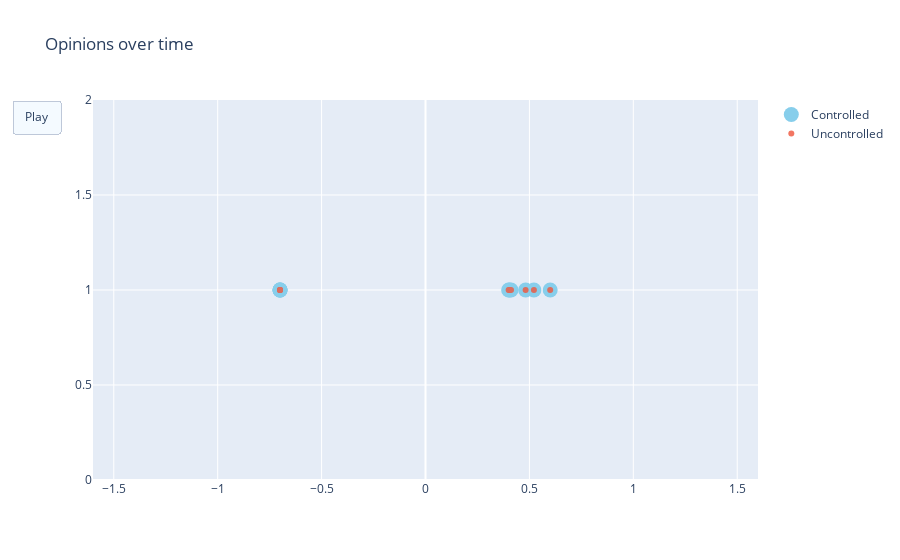

Notebook source saved alongside this figure:
### Code cell
fig = go.Figure(
    data=[go.Scatter(x=c_xs[:, 0].flatten(), y=np.ones(eq.var_dim-1),
                         mode='markers',
                         name="Controlled", marker=dict(color='SkyBlue', size=15)),
         go.Scatter(x=uc_xs[:, 0].flatten(), y=np.ones(eq.var_dim-1),
                         mode='markers',
                         name="Uncontrolled", opacity=0.8)],
    layout=go.Layout(
        xaxis=dict(range=[-1.6, 1.6], autorange=False),
        yaxis=dict(range=[0, 2], autorange=False),
        title="Opinions over time",
        updatemenus=[dict(
            type="buttons",
            buttons=[dict(label="Play",
                          method="animate",
                          args=[None, {"frame": {"duration": 25, 
                                                                        "redraw": False},
                                                              "fromcurrent": True, 
                                                              "transition": {"duration": 0.1}}])])]
    ),
    frames=[go.Frame(data=[go.Scatter(x=c_xs[:, i].flatten(), y=np.ones(eq.var_dim-1),
                         mode='markers',
                         name="Controlled", marker=dict(color='SkyBlue', size=15)),
                          go.Scatter(x=uc_xs[:, i].flatten(), y=np.ones(eq.var_dim-1),
                         mode='markers',
                         name="Uncontrolled", opacity=0.8)]) for i in range(c_xs.shape[1])]
)
fig.update_layout(transition = {'duration': 0.1})
fig.show()

### Figure 1 — Plotly figure (JSON) as saved in the notebook; plotly's stock layout.template omitted (floating-point values rounded to 4 significant figures)
{"data": [{"marker": {"color": "SkyBlue", "size": 15}, "mode": "markers", "name": "Controlled", "type": "scatter", "x": [-0.7, -0.7, -0.7, -0.7, 0.4039, 0.5217, 0.6, 0.4, 0.4116, 0.4817], "y": [1, 1, 1, 1, 1, 1, 1, 1, 1, 1]}, {"mode": "markers", "name": "Uncontrolled", "opacity": 0.8, "type": "scatter", "x": [-0.7, -0.7, -0.7, -0.7, 0.4039, 0.5217, 0.6, 0.4, 0.4116, 0.4817], "y": [1, 1, 1, 1, 1, 1, 1, 1, 1, 1]}], "layout": {"title": {"text": "Opinions over time"}, "transition": {"duration": 0.1}, "updatemenus": [{"buttons": [{"args": [null, {"frame": {"duration": 25, "redraw": false}, "fromcurrent": true, "transition": {"duration": 0.1}}], "label": "Play", "method": "animate"}], "type": "buttons"}], "xaxis": {"autorange": false, "range": [-1.6, 1.6]}, "yaxis": {"autorange": false, "range": [0, 2]}}}
